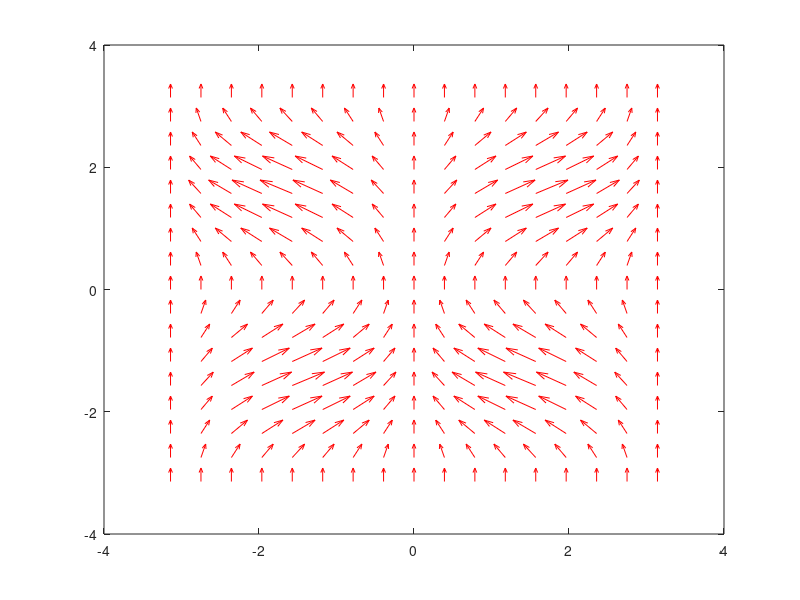

Here is the MATLAB script that generated this plot:
% quivers draws vectors of varying magnitude and direction in a vector field

[X,Y] = meshgrid(-pi:pi/8:pi, -pi:pi/8:pi);
U = sin(Y)*sin(X);
V = cos(X)*cos(Y);
quiver(X, Y, U, V, 'r');
waitforbuttonpress;

